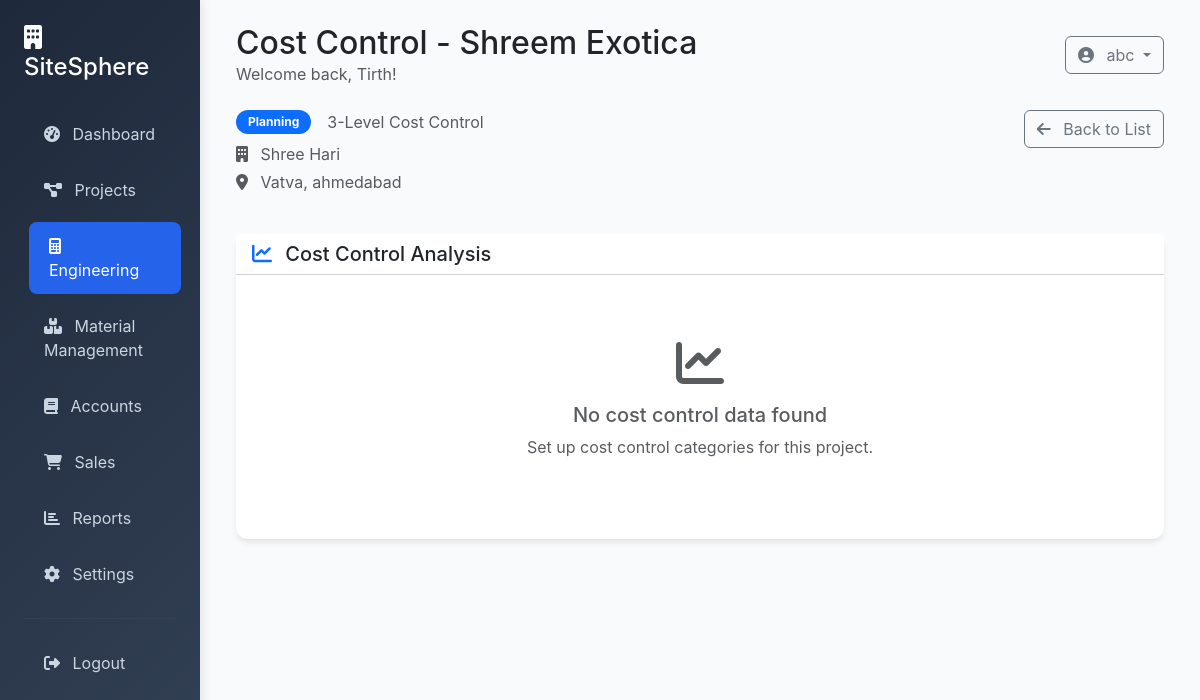
/engineering/cost-control/1/ (signed in), run on the app's committed database.
### projects/models.py (models this page shows, shortened)
class Project(models.Model):
    STATUS_CHOICES = [
        ('planning', 'Planning'),
        ('active', 'Active'),
        ('on_hold', 'On Hold'),
        ('completed', 'Completed'),
        ('cancelled', 'Cancelled'),
    ]
    name = models.CharField(max_length=255)
    company_name = models.CharField(max_length=255)
    description = models.TextField(blank=True)
    project_address = models.TextField()
    start_date = models.DateField()
    end_date = models.DateField(null=True, blank=True)
    estimated_budget = models.DecimalField(max_digits=15, decimal_places=2)
    actual_cost = models.DecimalField(max_digits=15, decimal_places=2, default=0)
    status = models.CharField(max_length=20, choices=STATUS_CHOICES, default='planning')
    completion_percentage = models.IntegerField(default=0)
    created_by = models.ForeignKey(User, on_delete=models.CASCADE)
    created_at = models.DateTimeField(auto_now_add=True)
    updated_at = models.DateTimeField(auto_now=True)

### engineering/views.py (the view)
# urls.py: path('cost-control/<int:project_id>/', views.cost_control_detail, name='cost_control_detail'),
@login_required
def cost_control_detail(request, project_id):
    project = get_object_or_404(Project, id=project_id, created_by=request.user)
    cost_controls = CostControl.objects.filter(project=project)
    context = {
        'project': project,
        'cost_controls': cost_controls,
    }
    return render(request, 'engineering/cost_control_detail.html', context)

### templates/engineering/cost_control_detail.html (shortened to what this page needs)
{% extends 'base.html' %}
{% block page_title %}Cost Control - {{ project.name }}{% endblock %}
{% block content %}
<div class="row mb-4">
    <div class="col-md-8">
        <div class="d-flex align-items-center mb-2">
            <span class="badge bg-primary me-3">{{ project.get_status_display }}</span>
            <span class="text-muted">3-Level Cost Control</span>
        </div>
        <p class="text-muted mb-1">
            <i class="fas fa-building me-2"></i>
            {{ project.company_name }}
        </p>
        <p class="text-muted">
            <i class="fas fa-map-marker-alt me-2"></i>
            {{ project.project_address }}
        </p>
    </div>
    <div class="col-md-4 text-end">
        <div class="btn-group">
            <a href="{% url 'engineering:cost_control_list' %}" class="btn btn-outline-secondary">
                <i class="fas fa-arrow-left me-2"></i>
                Back to List
            </a>
        </div>
    </div>
</div>
<div class="row">
    <div class="col-12">
        <div class="card">
            <div class="card-header bg-white">
                <h5 class="mb-0">
                    <i class="fas fa-chart-line me-2 text-primary"></i>
                    Cost Control Analysis
                </h5>
            </div>
            <div class="card-body">
                {% if cost_controls %}
                <div class="table-responsive">
                    <table class="table table-hover">
                        <thead>
                            <tr>
                                <th>Category</th>
                                <th>Description</th>
                                <th>Budget Amount</th>
                                <th>Estimate Amount</th>
                                <th>Actual Amount</th>
                                <th>Budget vs Estimate</th>
                                <th>Estimate vs Actual</th>
                                <th>Budget vs Actual</th>
                            </tr>
                        </thead>
                        <tbody>
                            {% for control in cost_controls %}
                            <tr>
                                <td>{{ control.category }}</td>
                                <td>{{ control.description }}</td>
                                <td>${{ control.budget_amount|floatformat:2 }}</td>
                                <td>${{ control.estimate_amount|floatformat:2 }}</td>
                                <td>${{ control.actual_amount|floatformat:2 }}</td>
                                <td class="{% if control.budget_vs_estimate_variance < 0 %}text-danger{% else %}text-success{% endif %}">
                                    ${{ control.budget_vs_estimate_variance|floatformat:2 }}
                                </td>
                                <td class="{% if control.estimate_vs_actual_variance < 0 %}text-danger{% else %}text-success{% endif %}">
                                    ${{ control.estimate_vs_actual_variance|floatformat:2 }}
                                </td>
                                <td class="{% if control.budget_vs_actual_variance < 0 %}text-danger{% else %}text-success{% endif %}">
                                    ${{ control.budget_vs_actual_variance|floatformat:2 }}
                                </td>
                            </tr>
                            {% endfor %}
                        </tbody>
                    </table>
                </div>
                {% else %}
                <div class="text-center py-5">
                    <i class="fas fa-chart-line fa-3x text-muted mb-3"></i>
                    <h5 class="text-muted">No cost control data found</h5>
                    <p class="text-muted">Set up cost control categories for this project.</p>
                </div>
                {% endif %}
            </div>
        </div>
    </div>
</div>
{% endblock %}

### templates/base.html (shortened to what this page needs)
<!DOCTYPE html>
<html lang="en">
<head>
    <link href="https://cdn.jsdelivr.net/npm/bootstrap@5.3.0/dist/css/bootstrap.min.css" rel="stylesheet">
    <link href="https://cdnjs.cloudflare.com/ajax/libs/font-awesome/6.4.0/css/all.min.css" rel="stylesheet">
</head>
<body>
    {% if user.is_authenticated %}
    <div class="container-fluid">
        <div class="row">
            <div class="col-md-3 col-lg-2 px-0">
                <div class="sidebar">
                    <div class="p-4">
                        <h4 class="text-white mb-4">
                            <i class="fas fa-building me-2"></i>
                            SiteSphere
                        </h4>
                        <nav class="nav flex-column">
                            <a class="nav-link {% if request.resolver_match.url_name == 'home' %}active{% endif %}" href="{% url 'dashboard:home' %}">
                                <i class="fas fa-tachometer-alt me-2"></i>
                                Dashboard
                            </a>
                            <a class="nav-link {% if request.resolver_match.url_name == 'project_selection' %}active{% endif %}" href="{% url 'dashboard:project_selection' %}">
                                <i class="fas fa-project-diagram me-2"></i>
                                Projects
                            </a>
                            <a class="nav-link {% if 'engineering' in request.resolver_match.namespace %}active{% endif %}" href="{% url 'engineering:dashboard' %}">
                                <i class="fas fa-calculator me-2"></i>
                                Engineering
                            </a>
                            <a class="nav-link {% if 'material_management' in request.resolver_match.namespace %}active{% endif %}" href="{% url 'material_management:dashboard' %}">
                                <i class="fas fa-boxes me-2"></i>
                                Material Management
                            </a>
                            <a class="nav-link {% if 'accounts' in request.resolver_match.namespace %}active{% endif %}" href="{% url 'accounts:dashboard' %}">
                                <i class="fas fa-book me-2"></i>
                                Accounts
                            </a>
                            <a class="nav-link {% if 'sales' in request.resolver_match.namespace %}active{% endif %}" href="{% url 'sales:dashboard' %}">
                                <i class="fas fa-shopping-cart me-2"></i>
                                Sales
                            </a>
                            <a class="nav-link" href="#">
                                <i class="fas fa-chart-bar me-2"></i>
                                Reports
                            </a>
                            <a class="nav-link" href="#">
                                <i class="fas fa-cog me-2"></i>
                                Settings
                            </a>
                            <hr class="my-3" style="border-color: #475569;">
                            <a class="nav-link" href="{% url 'authentication:logout' %}">
                                <i class="fas fa-sign-out-alt me-2"></i>
                                Logout
                            </a>
                        </nav>
                    </div>
                </div>
            </div>
            <div class="col-md-9 col-lg-10">
                <div class="p-4">
                    <div class="d-flex justify-content-between align-items-center mb-4">
                        <div>
                            <h2 class="mb-0">{% block page_title %}Dashboard{% endblock %}</h2>
                            <p class="text-muted mb-0">Welcome back, {{ user.first_name|default:user.username }}!</p>
                        </div>
                        <div class="d-flex align-items-center">
                            <div class="dropdown">
                                <button class="btn btn-outline-secondary dropdown-toggle" type="button" data-bs-toggle="dropdown">
                                    <i class="fas fa-user-circle me-2"></i>
                                    {{ user.username }}
                                </button>
                            </div>
                        </div>
                    </div>
                    {% block content %}{% endblock %}
                </div>
            </div>
        </div>
    </div>
    {% else %}
    {% block auth_content %}{% endblock %}
    {% endif %}
</body>
</html>

### templates/base.html (style rules this page uses)
:root { --primary-color: #2563eb; --secondary-color: #64748b; --success-color: #10b981; --warning-color: #f59e0b; --danger-color: #ef4444; --dark-color: #1e293b; --light-color: #f8fafc; }
body { background-color: var(--light-color); font-family: 'Inter', -apple-system, BlinkMacSystemFont, sans-serif; }
.sidebar { background: linear-gradient(135deg, var(--dark-color) 0%, #334155 100%); min-height: 100vh; box-shadow: 2px 0 10px rgba(0,0,0,0.1); }
.sidebar .nav-link { color: #cbd5e1; padding: 12px 20px; margin: 4px 0; border-radius: 8px; transition: all 0.3s ease; }
.sidebar .nav-link:hover, .sidebar .nav-link.active { background-color: var(--primary-color); color: white; transform: translateX(5px); }
.card { border: none; border-radius: 12px; box-shadow: 0 4px 6px -1px rgba(0, 0, 0, 0.1); transition: transform 0.2s ease, box-shadow 0.2s ease; }
.badge { font-size: 0.75rem; padding: 6px 12px; border-radius: 20px; }

### data on the page
Project: name "Shreem Exotica", status "Planning", company_name "Shree Hari", project_address "Vatva, ahmedabad"

### other printed values
{{ user.first_name|default:user.username }} "Tirth"
{{ user.username }} "abc"
